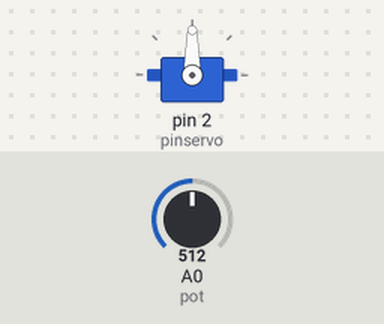
Bench run of a sketch on a simulated Arduino Uno, built with avr-gcc and run on an emulated ATmega328P. Shown: servo. Inputs (shaded band) come from the test bench; at power-on: A0 (pot) = 512.

Above: at 1.2 s.
1.3 s: A0 (pot) set to 716
At 2.3 s:
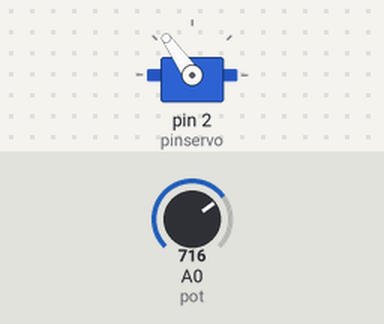
2.8 s: A0 (pot) set to 860
At 4.0 s:
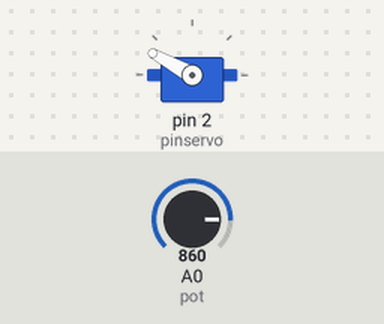
4.3 s: A0 (pot) set to 1023
At 4.9 s:
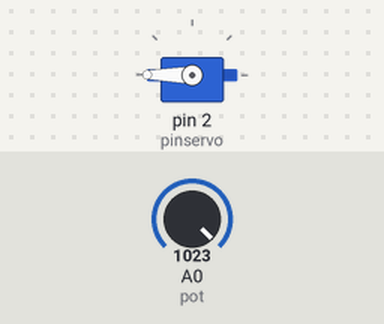
5.8 s: A0 (pot) set to 306
At 7.0 s:
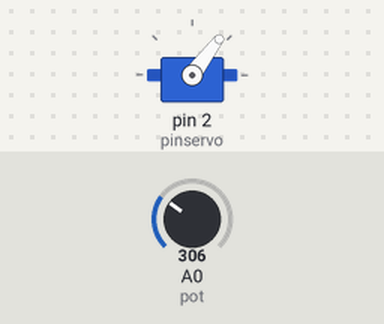
7.3 s: A0 (pot) set to 122
At 7.9 s:
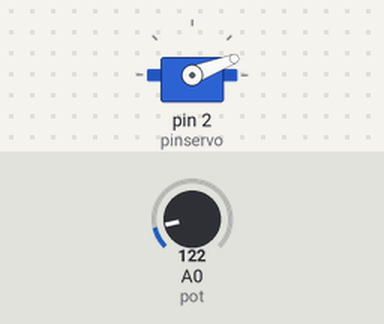
Timing chart, 0 to 9.8 s (numbered marks = the images above; inputs shaded):
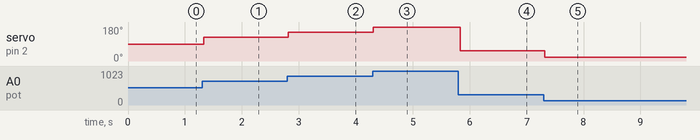

The sketch:

servo_pot.ino
```cpp
# include <Servo.h>// espera de 5 seg.

Servo servo1;// crea objeto

int pinservo=2;// pin 2 conectado a señal del servo
int pulsomin=850;//se pudee jugar con valores min bajando hasta sentir que se forza el servo
                 // pulso minimo en microsegundos
int pulsomax=2250;//se puede jugar con el valor max aumentado hasta sentir que el servo se forza
                  // pulso maximo en microsegundos
int valorpot;// variable para almacenar valor leido en entrada A0
int angulo;// valor de angulo a cargar en el servo

int pot=0;// potenciometro en entrada analogica A0

void setup()
{
  servo1.attach(pinservo,pulsomin,pulsomax);// inicializacion de servo
  // la funcion attach sieve para inicalicial el servo el primer parametro es donde se
  //encuantra conectado, despues el valor de pulso minimo y despues el maximo
  // en esta funcion los valores de tiempo tienen que estar en micro segundo

  //las entradas analogicas no requieren inicializacion
}
void loop()
{
  valorpot=analogRead(pot);// lee valor de entrada A0
                           //asignamos el valor leeido  de pot a valorpot
  angulo=map(valorpot,0,1023,0,180);// con funcion map convierte rango de 0 a 1023
                                    // a rango de angulo de 0 a 180
                                    // la funcion map realiza la conversion de un rango
                                    //a otro rango siendo proporcionales, sus parametros son variable que se decea convertir
                                    // ranngo de vlaores que pude tomar la variable en este caso es una variable analogica(0.1023)
                                    //despues son los valores a lo que se decea convertir la funcion write en este caso toma
                                    //valores de 0 a 180
  servo1.write(angulo);// a rango de angulo de 0 a 180
                       // el resultado de la funcionmap se asigna a la variable angulo y esta
                       //se aplica al servo y esta se escrive al servo
  delay(40);// demora para que el servo llegue a posicion
}
```

Measured:
- after the input at 1.3 s, servo on pin 2 (pinservo): 90° → 125° at once
- after the input at 2.8 s, servo on pin 2 (pinservo): 125° → 151° at once
- after the input at 4.3 s, servo on pin 2 (pinservo): 151° → 180° at once
- after the input at 5.8 s, servo on pin 2 (pinservo): 180° → 53° at once
- after the input at 7.3 s, servo on pin 2 (pinservo): 53° → 21° at once
